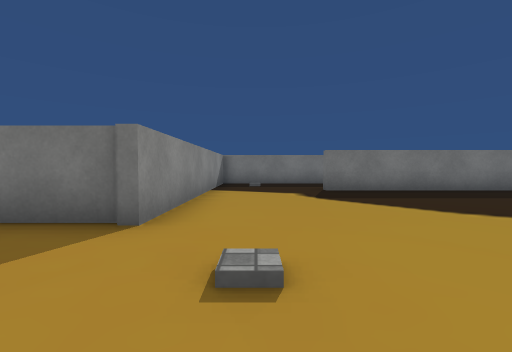
View 1 (above)

16 first-person views from a walk through a scene from a Unity 3-D project. The camera is 0.67 m above the floor, tilts 2° down and sees 90° across. The floor is counted in squares, 1 m on a side. Each view is taken from the middle of a square. On the plan, view 1 faces up. The plan holds only what a view shows up to about 9 squares ahead; the rest is blank. The place goes on beyond the plan. Some animated figures are not drawn. Some surface patterns are stand-ins.

View 2
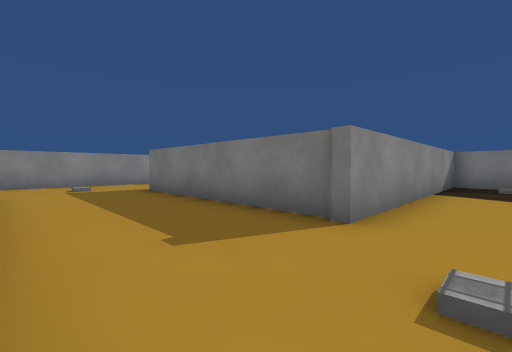

View 3
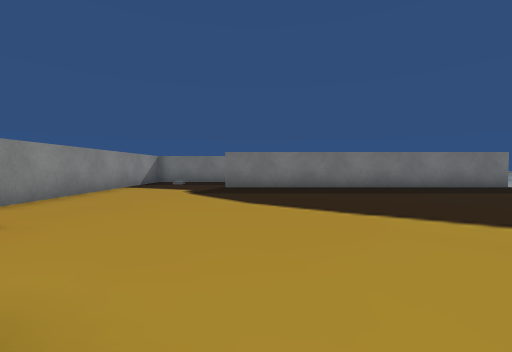

View 4
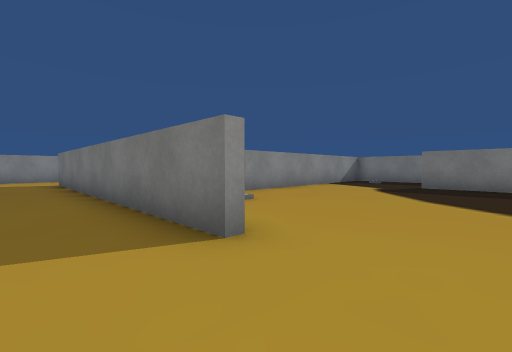

View 5
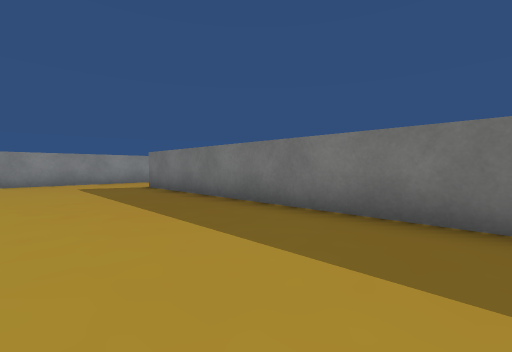

View 6
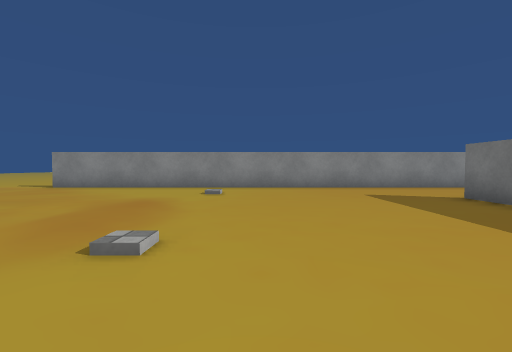

View 7
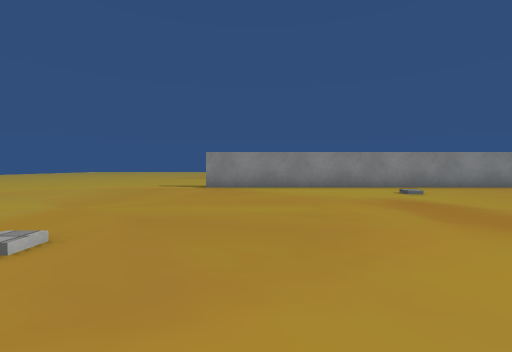

View 8
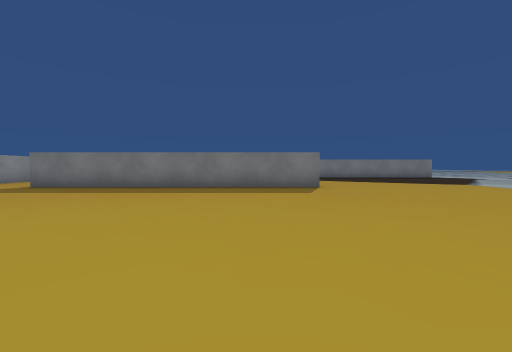

View 9
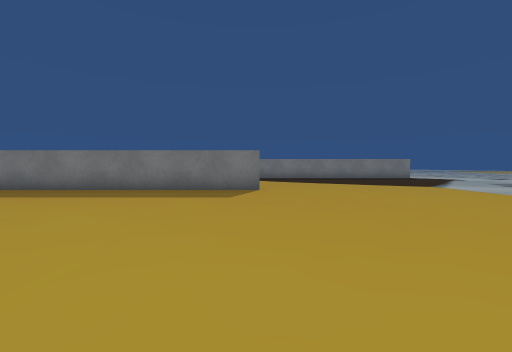

View 10
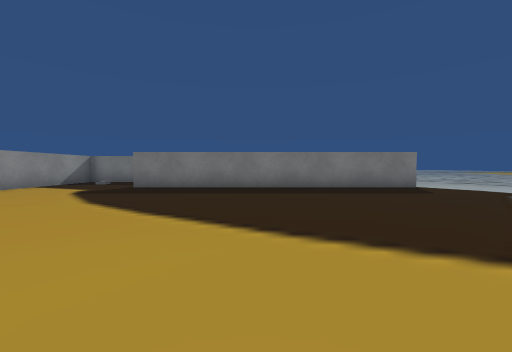

View 11
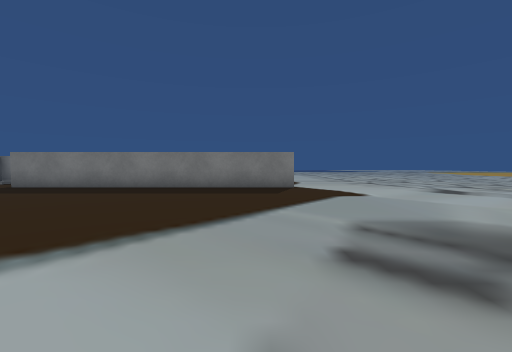

View 12
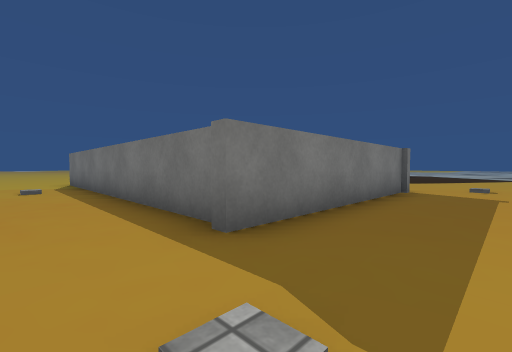

View 13
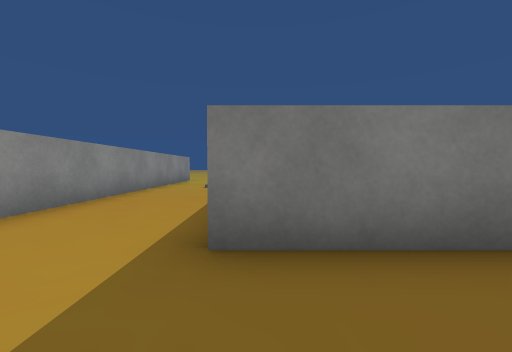

View 14
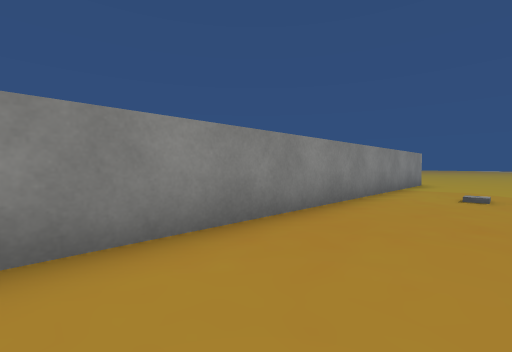

View 15
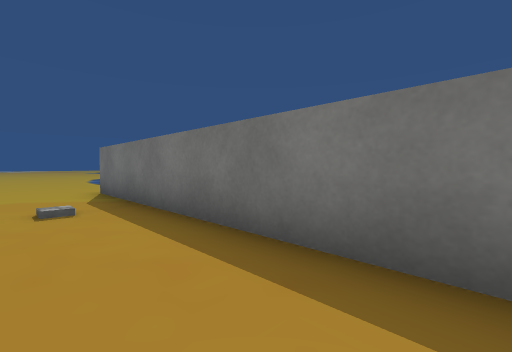

View 16
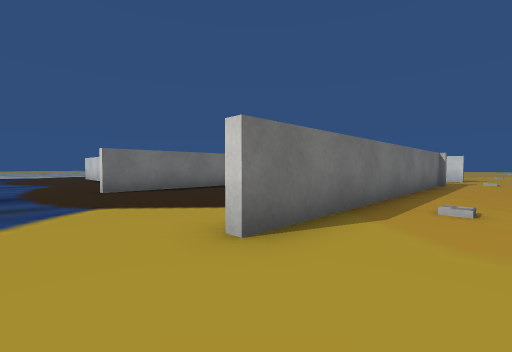

### Floor plan
Points are (right, up) in squares from view 1. A wall is a line through its corners. A room is listed if a view was taken in it or the views show most of it. See-through windows are left out.
Room 1 (views 1, 2, 3, 4, 5, 6, 7, 8, 9, 10, 11, 12, 13, 14, 15)
walls: (2.1, -0.5) (-7.5, -0.5); (-7.2, 3.2) (-7.2, 12.5); (-1.3, 7.4) (-1.3, 3) (-7.5, 3); (11.2, 7.4) (2, 7.4); (-10.3, 13.5) (-10.3, -11.6)
ways out: opening at (-10, -12) to room 2; opening at (-8.5, 12.5) to room 2; opening at (0.5, 7) to room 2; gap at (11, 7) to room 2
objects: other object (-8, -6); other object (-8, 2); other object (-8, 9); other object (-4, -12); other object (-4, -6); other object (0, 2)
Room 2 (view 16)
walls: (-1.6, 8.6) (-1.6, 12.2); (0, 10.4) (-1.3, 10.4) (-1.3, 7.4)
ways out: opening at (-10, -12) to room 1; opening at (-8.5, 12.5) to room 1; opening at (0.5, 7) to room 1; gap at (11, 7) to room 1
objects: other object (0, 9)

Where each view was taken, in squares from view 1:
view 1: 0 up, 0 right, facing up
view 2: 0 up, 0 right, facing up-left
view 3: 1 down, 3 right, facing up
view 4: 2 down, 4 right, facing up-left
view 5: 4 down, 1 right, facing up-left
view 6: 5 down, 2 left, facing left
view 7: 10 down, 2 left, facing left
view 8: 9 down, 0 right, facing up
view 9: 8 down, 2 right, facing up
view 10: 1 down, 6 right, facing up
view 11: 1 down, 10 right, facing up
view 12: 1 up, 9 left, facing up-right
view 13: 1 up, 7 left, facing up
view 14: 3 up, 8 left, facing up-left
view 15: 5 up, 9 left, facing up-right
view 16: 14 up, 9 left, facing down-right
